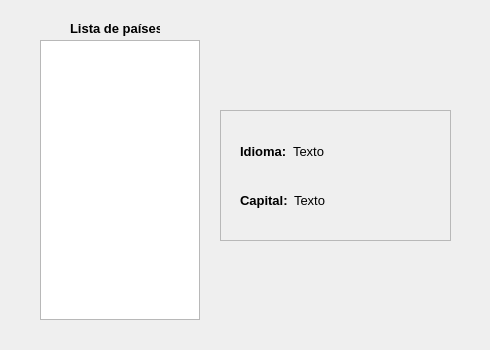
<?xml version="1.0" encoding="UTF-8"?>
<ui version="4.0">
 <class>MainWindow</class>
 <widget class="QMainWindow" name="MainWindow">
  <property name="geometry">
   <rect>
    <x>0</x>
    <y>0</y>
    <width>490</width>
    <height>350</height>
   </rect>
  </property>
  <property name="windowTitle">
   <string>MainWindow</string>
  </property>
  <widget class="QWidget" name="centralwidget">
   <widget class="QListWidget" name="paisList">
    <property name="geometry">
     <rect>
      <x>40</x>
      <y>40</y>
      <width>160</width>
      <height>280</height>
     </rect>
    </property>
   </widget>
   <widget class="QFrame" name="labelsFrame">
    <property name="geometry">
     <rect>
      <x>220</x>
      <y>110</y>
      <width>231</width>
      <height>131</height>
     </rect>
    </property>
    <property name="frameShape">
     <enum>QFrame::Shape::StyledPanel</enum>
    </property>
    <property name="frameShadow">
     <enum>QFrame::Shadow::Raised</enum>
    </property>
    <widget class="QWidget" name="layoutWidget">
     <property name="geometry">
      <rect>
       <x>20</x>
       <y>20</y>
       <width>191</width>
       <height>91</height>
      </rect>
     </property>
     <layout class="QVBoxLayout" name="verticalLayout">
      <item>
       <layout class="QHBoxLayout" name="horizontalLayout_2" stretch="1,5">
        <item>
         <widget class="QLabel" name="idiomaLabel">
          <property name="font">
           <font>
            <pointsize>10</pointsize>
            <bold>true</bold>
           </font>
          </property>
          <property name="text">
           <string>Idioma:</string>
          </property>
         </widget>
        </item>
        <item>
         <widget class="QLabel" name="idiomaText">
          <property name="font">
           <font>
            <pointsize>10</pointsize>
           </font>
          </property>
          <property name="text">
           <string>Texto</string>
          </property>
         </widget>
        </item>
       </layout>
      </item>
      <item>
       <layout class="QHBoxLayout" name="horizontalLayout_3" stretch="1,5">
        <item>
         <widget class="QLabel" name="capitalLabel">
          <property name="font">
           <font>
            <pointsize>10</pointsize>
            <bold>true</bold>
           </font>
          </property>
          <property name="text">
           <string>Capital:</string>
          </property>
         </widget>
        </item>
        <item>
         <widget class="QLabel" name="capitalText">
          <property name="font">
           <font>
            <pointsize>10</pointsize>
           </font>
          </property>
          <property name="text">
           <string>Texto</string>
          </property>
         </widget>
        </item>
       </layout>
      </item>
     </layout>
    </widget>
   </widget>
   <widget class="QLabel" name="label">
    <property name="geometry">
     <rect>
      <x>70</x>
      <y>20</y>
      <width>90</width>
      <height>17</height>
     </rect>
    </property>
    <property name="font">
     <font>
      <pointsize>10</pointsize>
      <bold>true</bold>
     </font>
    </property>
    <property name="text">
     <string>Lista de países</string>
    </property>
   </widget>
  </widget>
 </widget>
 <resources/>
 <connections/>
</ui>
